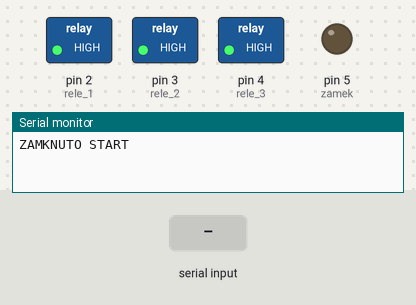
Bench run of a sketch on a simulated Arduino Uno, built with avr-gcc and run on an emulated ATmega328P. Shown: switched loads named in the sketch (green lamp = pin HIGH), output pins drawn as LEDs (lit = HIGH), the last lines printed to the serial monitor. Inputs (shaded band) come from the test bench.

Above: at 1.2 s.
1.3 s: "9" received over Serial
At 2.6 s:
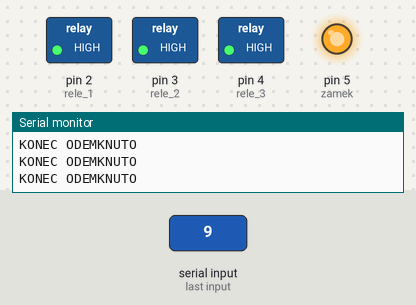
Timing chart, 0 to 4.3 s (numbered marks = the images above; inputs shaded):
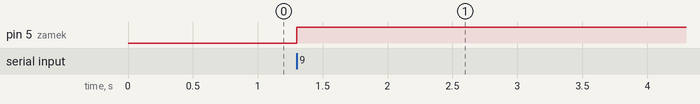

The sketch:

Control_Arduino_via_PC_4x_rele.ino
```cpp
const int zamek = 5; // HNĚDÁ 2 ASCI 57
const int rele_1 = 2; //HNĚDÁ 1 ASCI 49
const int rele_2 = 3; //ŽLUTÁ ASCI 50
const int rele_3 = 4; //ORANŽOVÁ ASCI 51

int delka_sepnuti_1 = 1000;
int delka_sepnuti_2 = 1000;
int delka_sepnuti_3 = 1000;

long pause;
byte in;

void setup()
{
  Serial.begin(9600);

  pinMode(rele_1, OUTPUT);
  pinMode(rele_2, OUTPUT);
  pinMode(rele_3, OUTPUT);
  pinMode(zamek, OUTPUT);

  digitalWrite(rele_1,HIGH);
  digitalWrite(rele_2,HIGH);
  digitalWrite(rele_3,HIGH);
  digitalWrite(zamek,LOW);

  Serial.println("ZAMKNUTO START");

  in = 0;

}

void loop()
{
  if (Serial.available())
  {
    in = 0;
    in = Serial.read();

    while (in==57) // Prikaz 0 Zamek
    {
      digitalWrite(zamek,HIGH);
      Serial.println("KONEC ODEMKNUTO");
      delay(500);
    }

    switch(in)
    {
      case 49: // Prikaz 1
        Serial.println("Prikaz 1");
        digitalWrite(rele_1,LOW);
        delay(delka_sepnuti_1);
        digitalWrite(rele_1,HIGH);
        Serial.println("-----------");
        delay(1000);
        break;

      case 50: // Prikaz 2
        Serial.println("Prikaz 2");
        digitalWrite(rele_2,LOW);
        delay(delka_sepnuti_2);
        digitalWrite(rele_2,HIGH);
        Serial.println("-----------");
        delay(1000);
        break;

      case 51: // Prikaz 3
        Serial.println("Prikay 3");
        digitalWrite(rele_3,LOW);
        delay(delka_sepnuti_3);
        digitalWrite(rele_3,HIGH);
        Serial.println("-----------");
        delay(1000);
        break;
    }
  }
}
```

Measured:
- after the input at 1.3 s, pin 5 (zamek): LOW → HIGH at once
